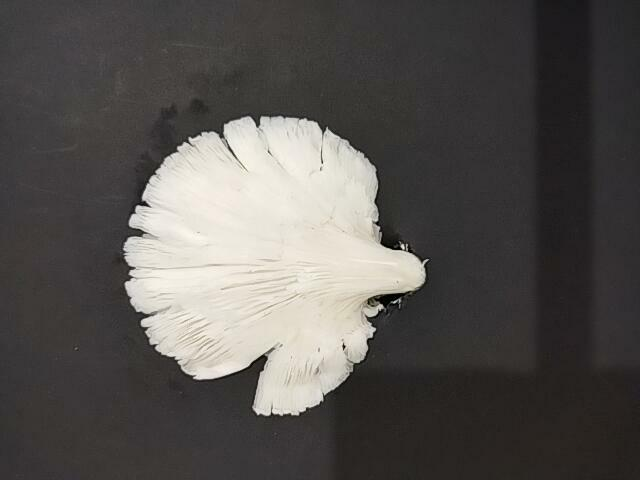
%> input picture Grading Jamur/data_training/PutihKekuningan/A2_10.4912 cm.jpg, 640 x 480 px; its folder holds only this picture in this run
$ octave pelatihanWarna.m   (GNU Octave 9; MATLAB toolbox functions it lacks are replaced by stand-ins)
%> lines starting %> are read from the running program, lines starting %| are printed output that depends on the picture; in (x1, y1, x2, y2) boxes, pixels count from 0 and x2, y2 are one past the last pixel; in counts of white or black regions, pixels touching at a corner belong together; the program's own positions count from 1
clc; clear; close all; warning off all;

%buruk
%menetapkan nama folder
nama_folder = 'data_training/PutihKekuningan';
%membaca file berekstensi .jpg
nama_file = dir(fullfile(nama_folder,'*.jpg'));
%membaca jumlah file berekstensi .jpg
jumlah_file = numel(nama_file);

%melakukan inisialisasi variabel ciri buruk dan target buruk
ciri_buruk = zeros(jumlah_file,10);
target_buruk = zeros(jumlah_file,1);

%melakukan pengolahan citra terhadap seluruh file
for n = 1:jumlah_file
    %membaca file citra RGB
    Img = im2double(imread(fullfile(nama_folder,nama_file(n).name)));
    %figure, imshow(Img)

    %konversi citra RGB menjadi citra Grayscale
    Img_gray = rgb2gray(Img);
    %figure, imshow(Img_gray)

    %konversi citra Grayscale menjadi citra biner
    bw = imbinarize(Img_gray);
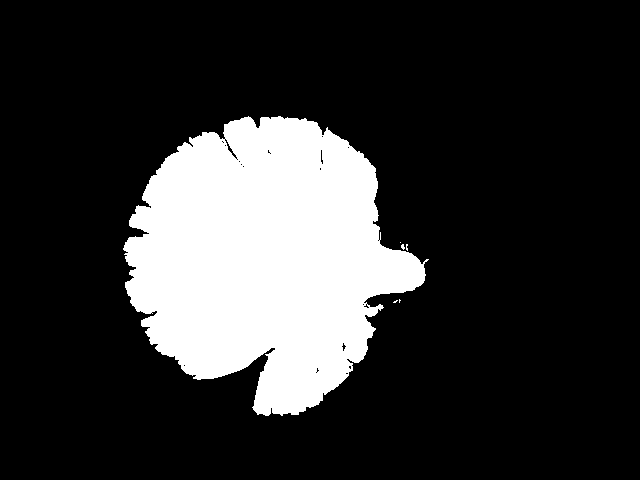
%> bw: size 480x640 logical; 19.4% white; 6 white regions (5 under 20 px), largest, box (x1, y1, x2, y2) and area: (123, 116, 429, 416) 59624
    % figure, imshow(bw);

    %melakukan operasi morfologi untuk menyempurnakan hasil segmentasi
    %1. filling holes
    bw = imfill(bw,'holes');
%> bw: size 480x640 logical; 19.5% white; 6 white regions (5 under 20 px), largest, box (x1, y1, x2, y2) and area: (123, 116, 429, 416) 59737
    %figure, imshow(bw)
    %2. area opening
    bw = bwareaopen(bw,1000);
%> bw: size 480x640 logical; 19.4% white; 1 white region, box (x1, y1, x2, y2) and area: (123, 116, 429, 416) 59737
    %figure, imshow(bw)

    %melakukan ekstraksi ciri warna RGB
    R = Img(:,:,1); %red
    G = Img(:,:,2); %green
    B = Img(:,:,3); %blue
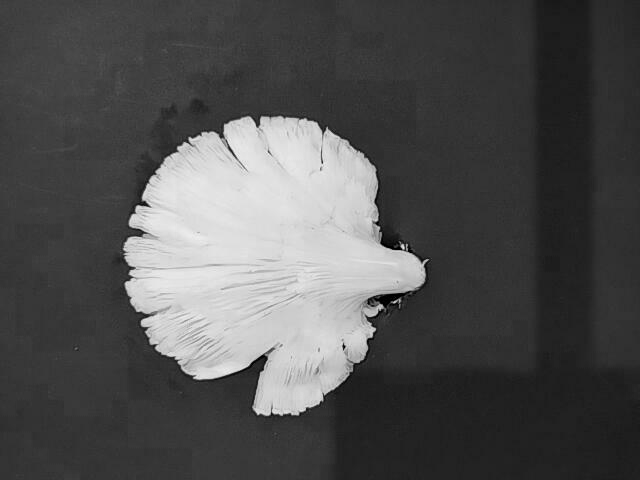
%> B: size 480x640 double; min 0, max 0.957, mean 0.315
    R(~bw) = 0;
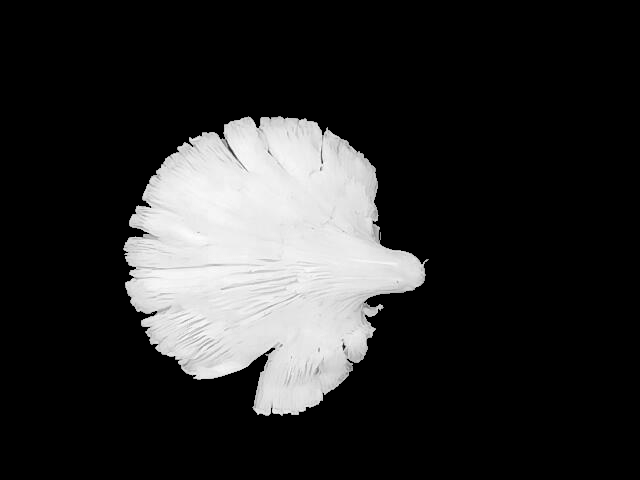
%> R: size 480x640 double; min 0, max 1, mean 0.171
    G(~bw) = 0;
    B(~bw) = 0;
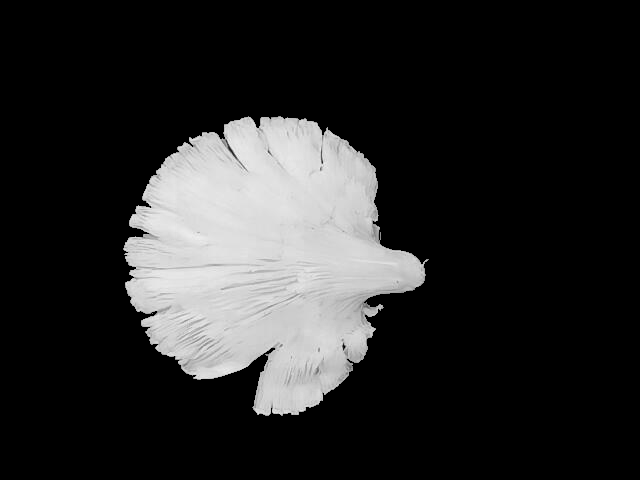
%> B: size 480x640 double; min 0, max 0.957, mean 0.159
    %RGB = cat(3,R,G,B);
    %figure, imshow(RGB)

    Red = sum(sum(R))/sum(sum(bw));
%> Red = 0.882
    Green = sum(sum(G))/sum(sum(bw));
%> Green = 0.862
    Blue = sum(sum(B))/sum(sum(bw));
%> Blue = 0.818

    %melakukan ekstraksi ciri warna HSV
    HSV = rgb2hsv(Img);
%> HSV: size 480x640x3 double; mean H, S, V 0.448, 0.0791, 0.339
    %figure, imshow(HSV)

    H = HSV(:,:,1); %hue
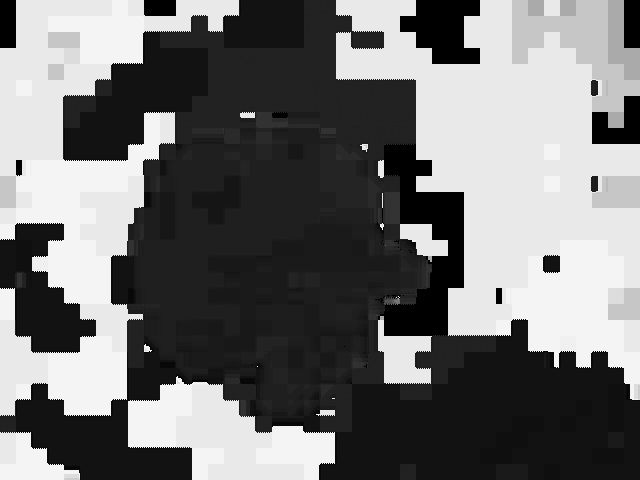
%> H: size 480x640 double; min 0, max 0.958, mean 0.448
    S = HSV(:,:,2); %saturation
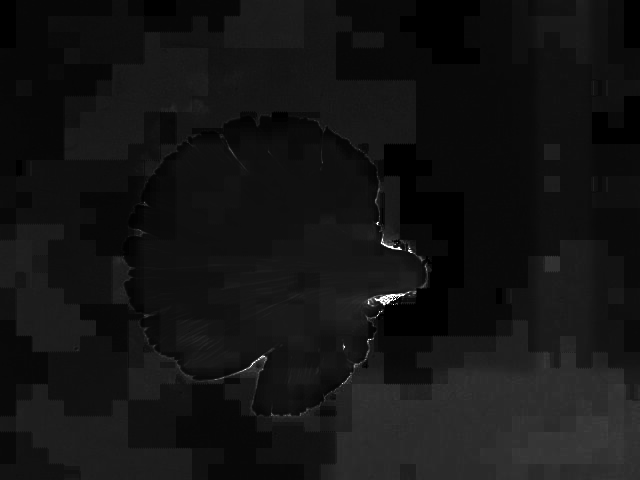
%> S: size 480x640 double; min 0, max 1, mean 0.0791
    V = HSV(:,:,3); %value
    H(~bw) = 0;
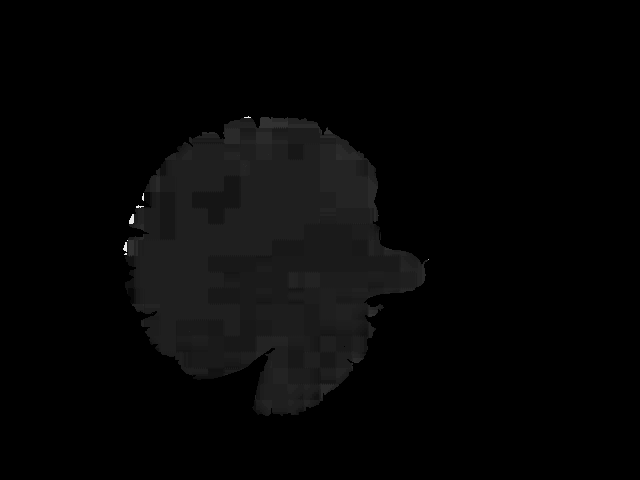
%> H: size 480x640 double; min 0, max 0.917, mean 0.0232
    S(~bw) = 0;
    V(~bw) = 0;

    Hue = sum(sum(H))/sum(sum(bw));
%> Hue = 0.119
    Saturation = sum(sum(S))/sum(sum(bw));
%> Saturation = 0.0726
    Value= sum(sum(V))/sum(sum(bw));
%> Value = 0.882

    %melakukan ekstraksi ciri tekstur GLCM
    Img_gray(~bw) = 0;
    %membentuk matriks kookurensi
    GLCM = graycomatrix(Img_gray,'Offset',[0 1; -1 1; -1 0; -1 -1]);
    stats = graycoprops(GLCM,{'Contrast','Correlation','Energy','Homogeneity'});
%> stats = {Contrast [0.0914 0.15 0.111 0.158], Correlation [0.993 0.989 0.992 0.988], Energy [0.66 0.657 0.659 0.657], Homogeneity [0.986 0.979 0.982 0.978]}
    Contrast = mean(stats.Contrast);
%> Contrast = 0.128
    Correlation = mean(stats.Correlation);
%> Correlation = 0.99
    Energy = mean(stats.Energy);
%> Energy = 0.658
    Homogeneity= mean(stats.Homogeneity);
%> Homogeneity = 0.981

    %mengisi variabel ciri buruk dengan ciri hasil ekstraksi
    ciri_buruk(n,1) = Red;
    ciri_buruk(n,2) = Green;
    ciri_buruk(n,3) = Blue;
    ciri_buruk(n,4) = Hue;
    ciri_buruk(n,5) = Saturation;
    ciri_buruk(n,6) = Value;
    ciri_buruk(n,7) = Contrast;
    ciri_buruk(n,8) = Correlation;
    ciri_buruk(n,9) = Energy;
    ciri_buruk(n,10) = Homogeneity;

    %mengisi variabel target_buruk
    target_buruk(n,1) = 1;
end

%Baik
%menetapkan nama folder
nama_folder = 'data_training/Putih';
%membaca file berekstensi .jpg
nama_file = dir(fullfile(nama_folder,'*.jpg'));
%membaca jumlah file berekstensi .jpg
jumlah_file = numel(nama_file);

%melakukan inisialisasi variabel ciri baik dan target baik
ciri_baik= zeros(jumlah_file,10);
target_baik= zeros(jumlah_file,1);

%melakukan pengolahan citra terhadap seluruh file
for n = 1:jumlah_file
    %membaca file citra RGB
    Img = im2double(imread(fullfile(nama_folder,nama_file(n).name)));
    %figure, imshow(Img)

    %konversi citra RGB menjadi citra Grayscale
    Img_gray = rgb2gray(Img);
    %figure, imshow(Img_gray)

    %konversi citra Grayscale menjadi citra biner
    bw = imbinarize(Img_gray);
    %figure, imshow(bw)

    %melakukan operasi morfologi untuk menyempurnakan hasil segmentasi
    %1. filling holes
    bw = imfill(bw,'holes');
    %figure, imshow(bw)
    %2. area opening
    bw = bwareaopen(bw,1000);
    %figure, imshow(bw)

    %melakukan ekstraksi ciri warna RGB
    R = Img(:,:,1); %red
    G = Img(:,:,2); %green
    B = Img(:,:,3); %blue
    R(~bw) = 0;
    G(~bw) = 0;
    B(~bw) = 0;
    %RGB = cat(3,R,G,B);
    %figure, imshow(RGB)

    Red = sum(sum(R))/sum(sum(bw));
    Green = sum(sum(G))/sum(sum(bw));
    Blue = sum(sum(B))/sum(sum(bw));

    %melakukan ekstraksi ciri warna HSV
    HSV = rgb2hsv(Img);
    %figure, imshow(HSV);

    H = HSV(:,:,1); %hue
    S = HSV(:,:,2); %saturation
    V = HSV(:,:,3); %value
    H(~bw) = 0;
    S(~bw) = 0;
    V(~bw) = 0;

    Hue = sum(sum(H))/sum(sum(bw));
    Saturation = sum(sum(S))/sum(sum(bw));
    Value= sum(sum(V))/sum(sum(bw));

    %melakukan ekstraksi ciri tekstur GLCM
    Img_gray(~bw) = 0;
    %membentuk matriks kookurensi
    GLCM = graycomatrix(Img_gray,'Offset',[0 1; -1 1; -1 0; -1 -1]);
    stats = graycoprops(GLCM,{'Contrast','Correlation','Energy','Homogeneity'});
    Contrast = mean(stats.Contrast);
    Correlation = mean(stats.Correlation);
    Energy = mean(stats.Energy);
    Homogeneity= mean(stats.Homogeneity);

    %mengisi variabel ciri baik dengan ciri hasil ekstraksi
    ciri_baik(n,1) = Red;
    ciri_baik(n,2) = Green;
    ciri_baik(n,3) = Blue;
    ciri_baik(n,4) = Hue;
    ciri_baik(n,5) = Saturation;
    ciri_baik(n,6) = Value;
    ciri_baik(n,7) = Contrast;
    ciri_baik(n,8) = Correlation;
    ciri_baik(n,9) = Energy;
    ciri_baik(n,10) = Homogeneity;

    %mengisi variabel target_baik
    target_baik(n,1) = 2;
end

%menyusun variabel target_latih
target_latih = [target_buruk;target_baik];
data_latih = [ciri_buruk;ciri_baik];
%> data_latih = [0.882 0.862 0.818 0.119 0.0726 0.882 0.128 0.99 0.658 0.981]

%melakukan pelatihan menggunakan algoritma SVM
Mdl = fitcsvm(data_latih,target_latih) %mdl, model
%> (the run ends here)

$ run again, on Grading Jamur/data_training/PutihKekuningan/buruk 02.jpg
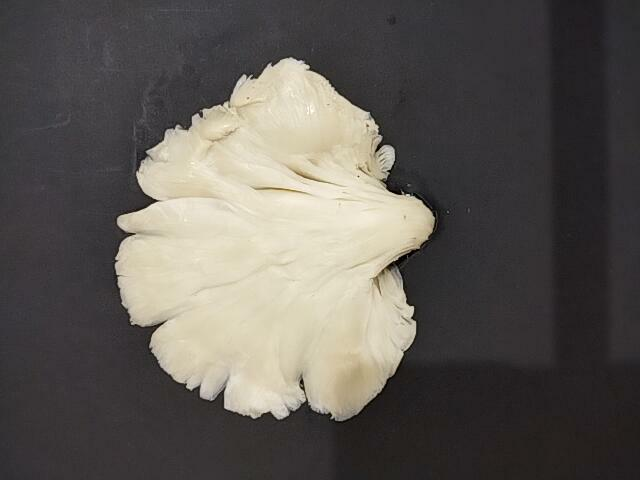
%> input picture Grading Jamur/data_training/PutihKekuningan/buruk 02.jpg, 640 x 480 px
%> `bw = imbinarize(Img_gray);`:
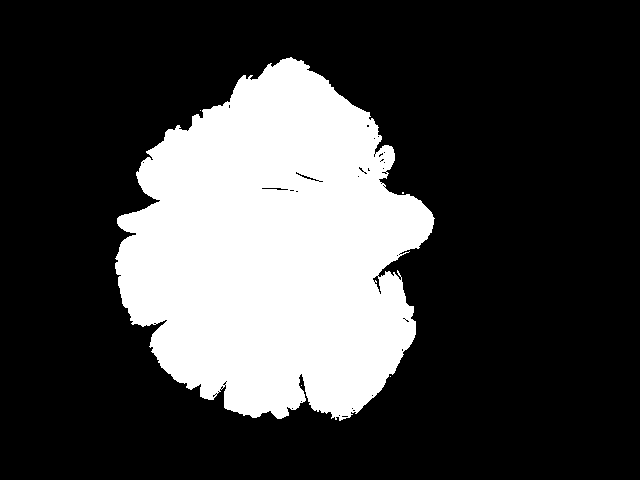
%> bw: size 480x640 logical; 25.9% white; 5 white regions (4 under 20 px), largest, box (x1, y1, x2, y2) and area: (115, 57, 435, 421) 79679
%> Red = 0.848
%> Green = 0.815
%> Blue = 0.718
%> HSV: size 480x640x3 double; mean H, S, V 0.581, 0.0983, 0.373
%> `S(~bw) = 0;`:
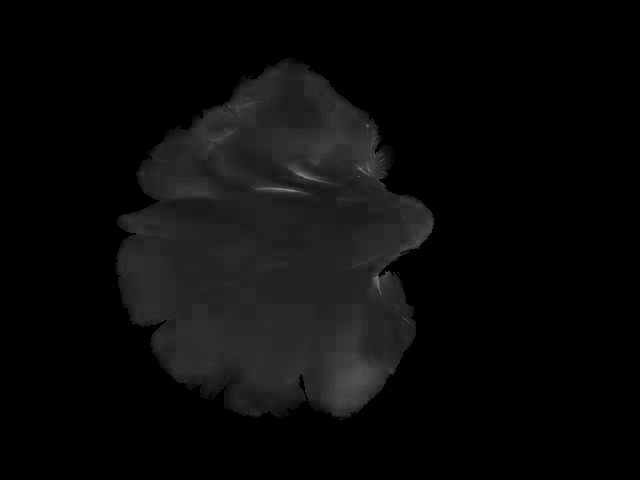
%> S: size 480x640 double; min 0, max 0.556, mean 0.0401
%> Hue = 0.124
%> Saturation = 0.154
%> Value = 0.848
%> stats = {Contrast [0.0938 0.139 0.0998 0.145], Correlation [0.993 0.99 0.993 0.99], Energy [0.58 0.577 0.579 0.577], Homogeneity [0.987 0.981 0.985 0.981]}
%> Contrast = 0.12
%> Correlation = 0.991
%> Energy = 0.578
%> Homogeneity = 0.983
%> data_latih = [0.848 0.815 0.718 0.124 0.154 0.848 0.12 0.991 0.578 0.983]

$ run again, on Grading Jamur/data_training/PutihKekuningan/buruk 03 - Copy.jpg
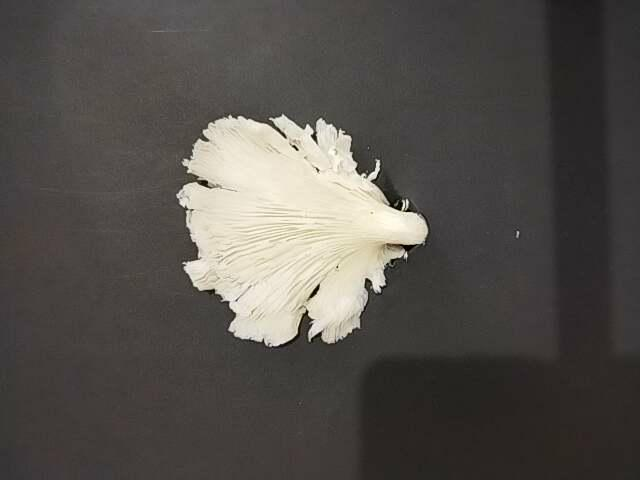
%> input picture Grading Jamur/data_training/PutihKekuningan/buruk 03 - Copy.jpg, 640 x 480 px
%> `bw = imbinarize(Img_gray);`:
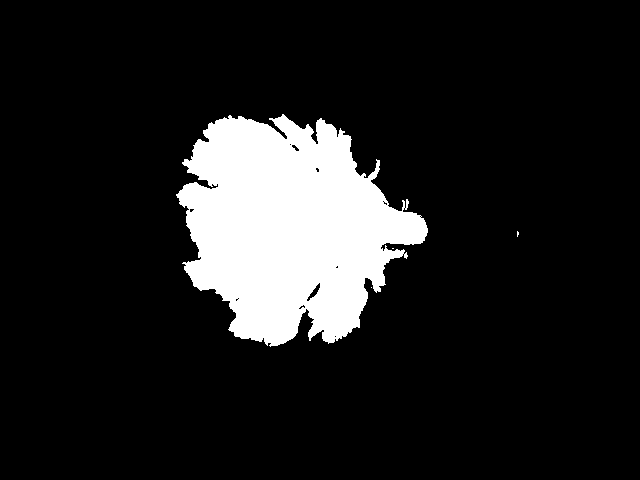
%> bw: size 480x640 logical; 12.4% white; 4 white regions (3 under 20 px), largest, box (x1, y1, x2, y2) and area: (176, 114, 428, 347) 38005
%> Red = 0.889
%> Green = 0.862
%> Blue = 0.785
%> HSV: size 480x640x3 double; mean H, S, V 0.286, 0.0989, 0.33
%> `S(~bw) = 0;`:
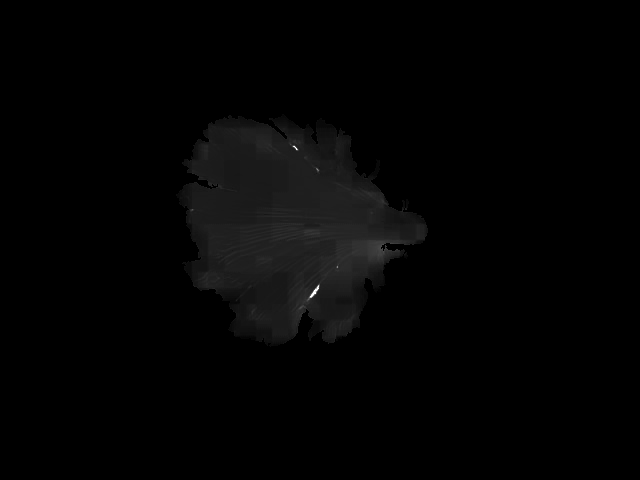
%> S: size 480x640 double; min 0, max 1, mean 0.0146
%> Hue = 0.123
%> Saturation = 0.117
%> Value = 0.889
%> stats = {Contrast [0.105 0.169 0.11 0.158], Correlation [0.988 0.981 0.988 0.983], Energy [0.769 0.767 0.769 0.767], Homogeneity [0.987 0.982 0.983 0.98]}
%> Contrast = 0.136
%> Correlation = 0.985
%> Energy = 0.768
%> Homogeneity = 0.983
%> data_latih = [0.889 0.862 0.785 0.123 0.117 0.889 0.136 0.985 0.768 0.983]

$ run again, on Grading Jamur/data_training/PutihKekuningan/JamurTiram1 - Copy.jpg
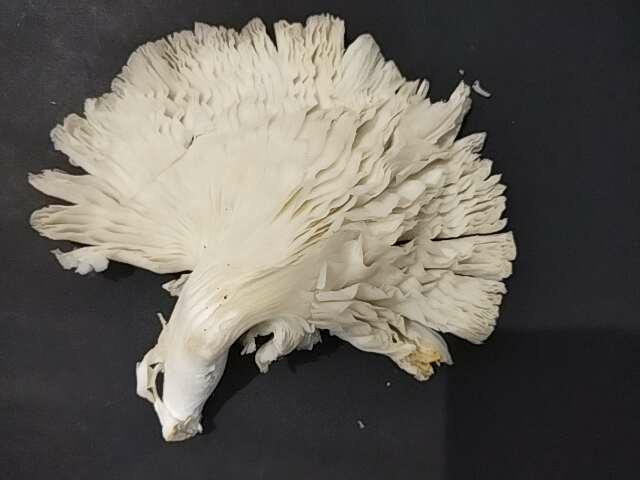
%> input picture Grading Jamur/data_training/PutihKekuningan/JamurTiram1 - Copy.jpg, 640 x 480 px
%> Red = 0.753
%> Green = 0.716
%> Blue = 0.638
%> HSV: size 480x640x3 double; mean H, S, V 0.412, 0.107, 0.404
%> `S(~bw) = 0;`:
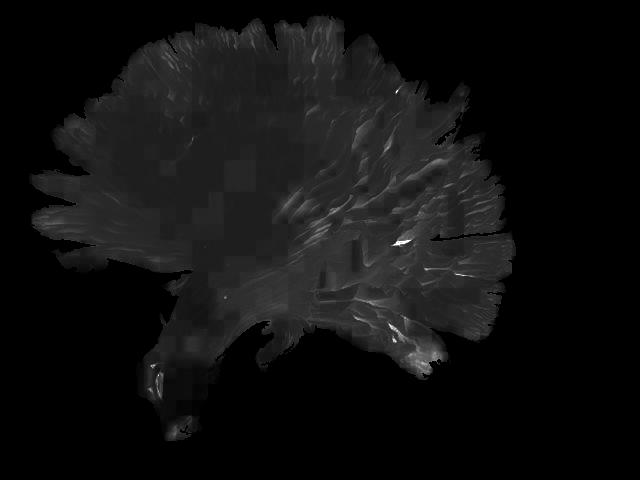
%> S: size 480x640 double; min 0, max 1, mean 0.0633
%> Hue = 0.114
%> Saturation = 0.157
%> Value = 0.753
%> stats = {Contrast [0.179 0.265 0.204 0.311], Correlation [0.987 0.981 0.985 0.978], Energy [0.396 0.391 0.395 0.389], Homogeneity [0.96 0.949 0.956 0.942]}
%> Contrast = 0.24
%> Correlation = 0.983
%> Energy = 0.393
%> Homogeneity = 0.952
%> data_latih = [0.753 0.716 0.638 0.114 0.157 0.753 0.24 0.983 0.393 0.952]
